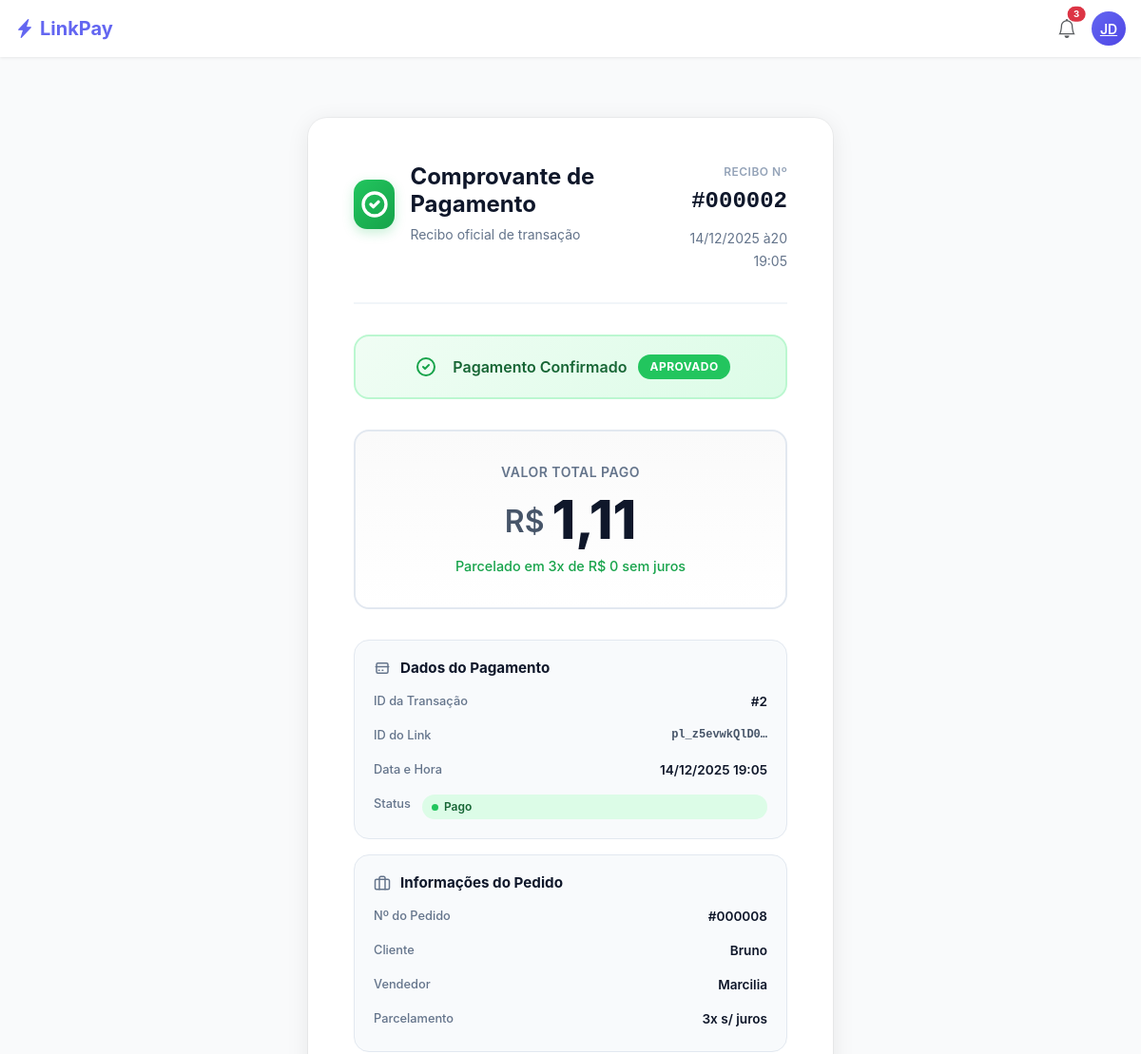
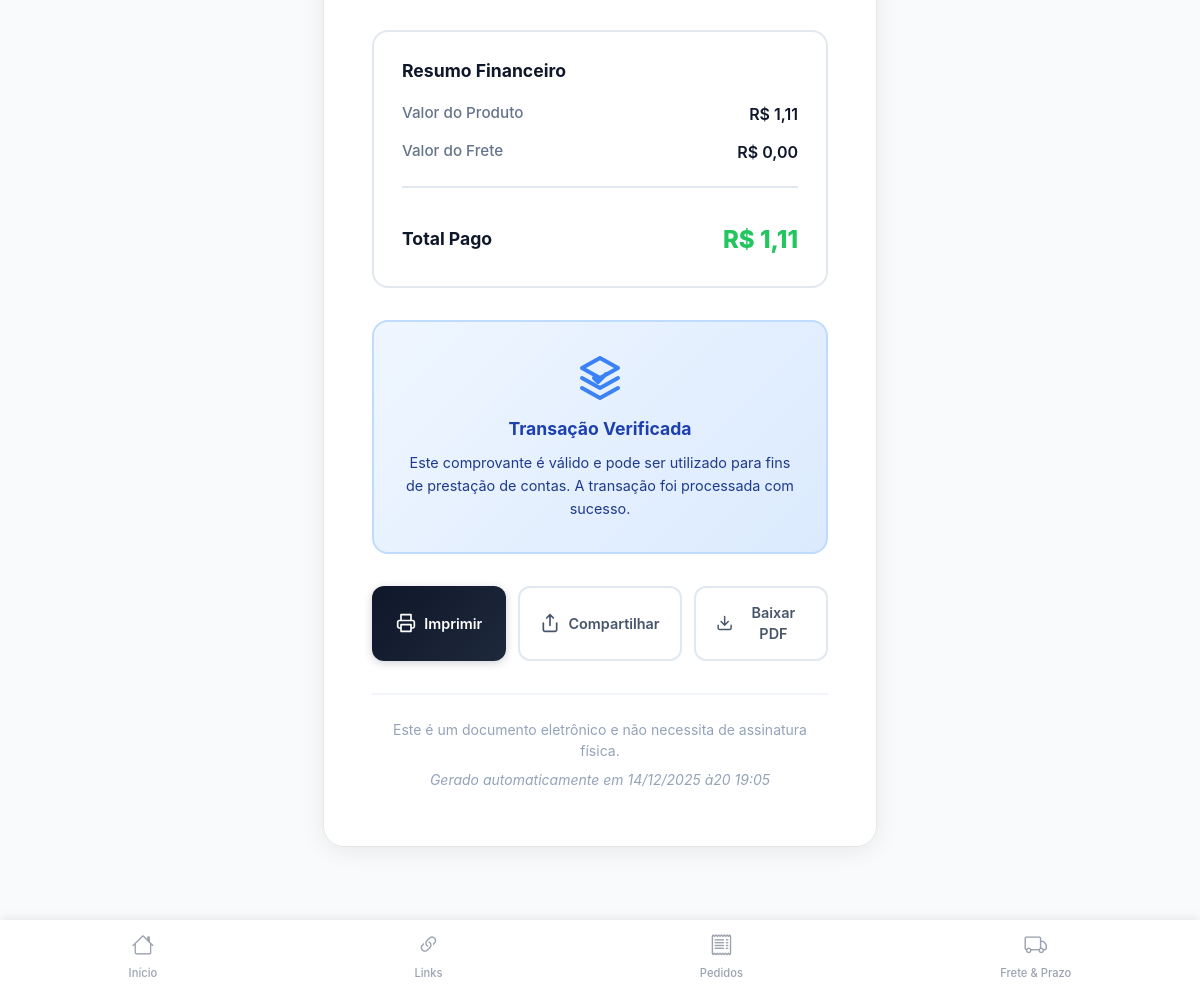
/orders/sucess/8/, run on the app's committed database (2 pictures, top to bottom).
### apps/payments/models.py (models this page shows, shortened)
class Payment(BaseModel):
    payment_link = OneToOneField(
        "payments.PaymentLink",
        on_delete=models.CASCADE,
        related_name="payment", # Nome singular
        verbose_name="Link de pagamento",
    )
    status = models.CharField(
        max_length=50, choices=PAYMENT_STATUS, default="pending", verbose_name="Status"
    )
    payment_date = models.DateTimeField(verbose_name="Data do pagamento")
    amount = models.DecimalField(max_digits=10, decimal_places=2, verbose_name="Valor", null=True, blank=True)
    class Meta:
        verbose_name = "Pagamento"
        verbose_name_plural = "Pagamentos"
        ordering = ["-created_at"]
        db_table = "payments"

class PaymentLink(BaseModel):
    order = models.ForeignKey(
        "orders.Order",
        on_delete=models.CASCADE,
        related_name="payment_links",
        verbose_name="Pedido",
    )
    url_link = models.URLField(max_length=500, verbose_name="Link de pagamento")
    id_link = models.CharField(max_length=255, verbose_name="ID do link de pagamento")
    amount = models.DecimalField(max_digits=10, decimal_places=2, verbose_name="Valor", null=True, blank=True)
    status = models.CharField(
        max_length=50,
        choices=PAYMENT_LINK_STATUS,
        default="pending",
        verbose_name="Status",
    )
    class Meta:
        verbose_name = "Link de Pagamento"
        verbose_name_plural = "Links de Pagamento"
        ordering = ["-created_at"]
        db_table = "payment_links"

### apps/orders/models.py (models this page shows, shortened)
class Order(BaseModel):
    name = models.CharField(max_length=255, verbose_name='Nome', help_text='Nome do pedido')
    value = models.DecimalField(max_digits=10, decimal_places=2, verbose_name='Valor', help_text='Valor do pedido')
    value_freight = models.DecimalField(max_digits=10, decimal_places=2, verbose_name='Valor do frete', help_text='Valor do frete')
    total = models.DecimalField(max_digits=10, decimal_places=2, verbose_name='Total', help_text='Total do pedido')
    status = models.CharField(max_length=255, choices=STATUS_CHOICES, verbose_name='Status', help_text='Status do pedido')
    installments = models.IntegerField(default=1, verbose_name='Parcelas', help_text='Parcelas do pedido')
    seller = models.ForeignKey(Seller, on_delete=models.CASCADE, verbose_name='Vendedor', help_text='Vendedor do pedido')
    class Meta:
        verbose_name = 'Pedido'
        verbose_name_plural = 'Pedidos'
        ordering = ['-created_at']
        db_table = 'orders'

### apps/sellers/models.py (models this page shows, shortened)
class Seller(BaseModel):
    name = models.CharField(max_length=255, verbose_name='Nome', help_text='Nome do vendedor')
    phone = models.CharField(max_length=255, verbose_name='Telefone', help_text='Telefone do vendedor')
    class Meta:
        verbose_name = 'Vendedor'
        verbose_name_plural = 'Vendedores'
        ordering = ['created_at']
        db_table = 'sellers'

### apps/orders/views.py (the view, shortened to what this page needs)
# urls.py: path('sucess/<int:pk>/', OrderSuccessView.as_view(), name='order-success'),
class OrderSuccessView(View):
    def get(self, request, pk):
        order = get_object_or_404(Order, pk=pk)
        payment_link = (
            order.payment_links
            .order_by('-created_at')
            .first()
        )
        payment = getattr(payment_link, 'payment', None)
        if payment and payment.status == 'paid':
            print("Pagamento confirmado")
            return render(
                request,
                'orders/order_recibo.html',
                {
                    'order': order,
                    'payment': payment,
                    'payment_link': payment_link,
                }
            )

### apps/orders/templates/orders/order_recibo.html (shortened to what this page needs)
{% extends 'base.html' %}
{% block content %}
<div class="receipt-wrapper">
    <header class="receipt-header">
        <div class="header-left">
            <div class="brand-mark">
                <svg width="32" height="32" viewBox="0 0 24 24" fill="none">
                    <path d="M9 12L11 14L15 10M21 12C21 16.9706 16.9706 21 12 21C7.02944 21 3 16.9706 3 12C3 7.02944 7.02944 3 12 3C16.9706 3 21 7.02944 21 12Z" stroke="currentColor" stroke-width="2.5" stroke-linecap="round" stroke-linejoin="round"/>
                </svg>
            </div>
            <div class="header-info">
                <h1>Comprovante de Pagamento</h1>
                <span class="subtitle">Recibo oficial de transação</span>
            </div>
        </div>
        <div class="header-right">
            <div class="receipt-id">
                <span class="id-label">Recibo Nº</span>
                <span class="id-number">#{{ payment.id|stringformat:"06d" }}</span>
            </div>
            <span class="receipt-date">{{ payment.payment_date|date:"d/m/Y às H:i" }}</span>
        </div>
    </header>
    <div class="status-verified">
        <div class="status-icon">
            <svg width="24" height="24" viewBox="0 0 24 24" fill="none">
                <path d="M9 12L11 14L15 10M21 12C21 16.9706 16.9706 21 12 21C7.02944 21 3 16.9706 3 12C3 7.02944 7.02944 3 12 3C16.9706 3 21 7.02944 21 12Z" stroke="currentColor" stroke-width="2" stroke-linecap="round" stroke-linejoin="round"/>
            </svg>
        </div>
        <span class="status-text">Pagamento Confirmado</span>
        <span class="status-badge">APROVADO</span>
    </div>
    <section class="amount-display">
        <span class="amount-label">Valor Total Pago</span>
        <div class="amount-main">
            <span class="currency">R$</span>
            <span class="value">{{ payment.amount|floatformat:2 }}</span>
        </div>
        {% if order.installments > 1 %}
        <span class="amount-detail">
            Parcelado em {{ order.installments }}x de R$ {% widthratio payment.amount order.installments 1 %} sem juros
        </span>
        {% endif %}
    </section>
    <div class="info-stack">
        <section class="info-card">
            <h3 class="card-title">
                <svg width="18" height="18" viewBox="0 0 24 24" fill="none">
                    <path d="M3 10H21M7 15H8M12 15H13M6 19H18C19.1046 19 20 18.1046 20 17V7C20 5.89543 19.1046 5 18 5H6C4.89543 5 4 5.89543 4 7V17C4 18.1046 4.89543 19 6 19Z" stroke="currentColor" stroke-width="2" stroke-linecap="round" stroke-linejoin="round"/>
                </svg>
                Dados do Pagamento
            </h3>
            <div class="info-rows">
                <div class="info-row">
                    <span class="row-label">ID da Transação</span>
                    <span class="row-value">#{{ payment.id }}</span>
                </div>
                <div class="info-row">
                    <span class="row-label">ID do Link</span>
                    <span class="row-value code">{{ payment.payment_link.id_link|truncatechars:15 }}</span>
                </div>
                <div class="info-row">
                    <span class="row-label">Data e Hora</span>
                    <span class="row-value">{{ payment.payment_date|date:"d/m/Y H:i" }}</span>
                </div>
                <div class="info-row">
                    <span class="row-label">Status</span>
                    <span class="row-value status-tag">
                        <span class="status-dot"></span>
                        Pago
                    </span>
                </div>
            </div>
        </section>
        <section class="info-card">
            <h3 class="card-title">
                Informações do Pedido
            </h3>
            <div class="info-rows">
                <div class="info-row">
                    <span class="row-label">Nº do Pedido</span>
                    <span class="row-value">#{{ order.id|stringformat:"06d" }}</span>
                </div>
                <div class="info-row">
                    <span class="row-label">Cliente</span>
                    <span class="row-value">{{ order.name|truncatechars:25 }}</span>
                </div>
                <div class="info-row">
                    <span class="row-label">Vendedor</span>
                    <span class="row-value">{{ order.seller.name|truncatechars:25 }}</span>
                </div>
                <div class="info-row">
                    <span class="row-label">Parcelamento</span>
                    <span class="row-value">
                        {% if order.installments > 1 %}
                            {{ order.installments }}x s/ juros
                        {% else %}
                            À vista
                        {% endif %}
                    </span>
                </div>
            </div>
        </section>
    </div>
    <section class="financial-summary">
        <h3 class="summary-header">Resumo Financeiro</h3>
        <div class="summary-rows">
            <div class="summary-row">
                <span class="summary-label">Valor do Produto</span>
                <span class="summary-amount">R$ {{ order.value|floatformat:2 }}</span>
            </div>
            <div class="summary-row">
                <span class="summary-label">Valor do Frete</span>
                <span class="summary-amount">R$ {{ order.value_freight|floatformat:2 }}</span>
            </div>
            <div class="summary-divider"></div>
            <div class="summary-row total-row">
                <span class="summary-label">Total Pago</span>
                <span class="summary-amount total">R$ {{ payment.amount|floatformat:2 }}</span>
            </div>
        </div>
    </section>
    <div class="verification-badge">
        <h4>Transação Verificada</h4>
        <p>Este comprovante é válido e pode ser utilizado para fins de prestação de contas. A transação foi processada com sucesso.</p>
    </div>
    <footer class="receipt-actions">
        <button class="action-btn primary" id="print">
            <span>Imprimir</span>
        </button>
        <button class="action-btn secondary" id="share">
            <span>Compartilhar</span>
        </button>
        <button class="action-btn secondary" id="download">
            <span>Baixar PDF</span>
        </button>
    </footer>
    <div class="receipt-footer">
        <p>Este é um documento eletrônico e não necessita de assinatura física.</p>
        <p class="footer-meta">Gerado automaticamente em {{ payment.payment_date|date:"d/m/Y às H:i" }}</p>
    </div>
</div>
{% endblock %}

### templates/base.html (style rules this page uses)
:root { --primary: #6366f1; --primary-dark: #4f46e5; --success: #10b981; --warning: #f59e0b; --danger: #ef4444; --gray-50: #f9fafb; --gray-100: #f3f4f6; --gray-200: #e5e7eb; --gray-400: #9ca3af; --gray-500: #6b7280; --gray-600: #4b5563; --gray-800: #1f2937; --gray-900: #111827; }
* { -webkit-tap-highlight-color: transparent; }
body { font-family: -apple-system, BlinkMacSystemFont, 'Segoe UI', Roboto, sans-serif; background-color: var(--gray-50); color: var(--gray-800); padding-top: 60px; padding-bottom: 80px; min-height: 100vh; }

### data on the page
Payment: id "000002", payment_date "14/12/2025 à20 19:05", amount "1,11", amount.installments "0", id "2", payment_link.id_link "pl_z5evwkQlD0…", payment_date "14/12/2025 19:05"
Order: installments "3", id "000008", name "Bruno", seller.name "Marcilia", value "1,11", value_freight "0,00"
